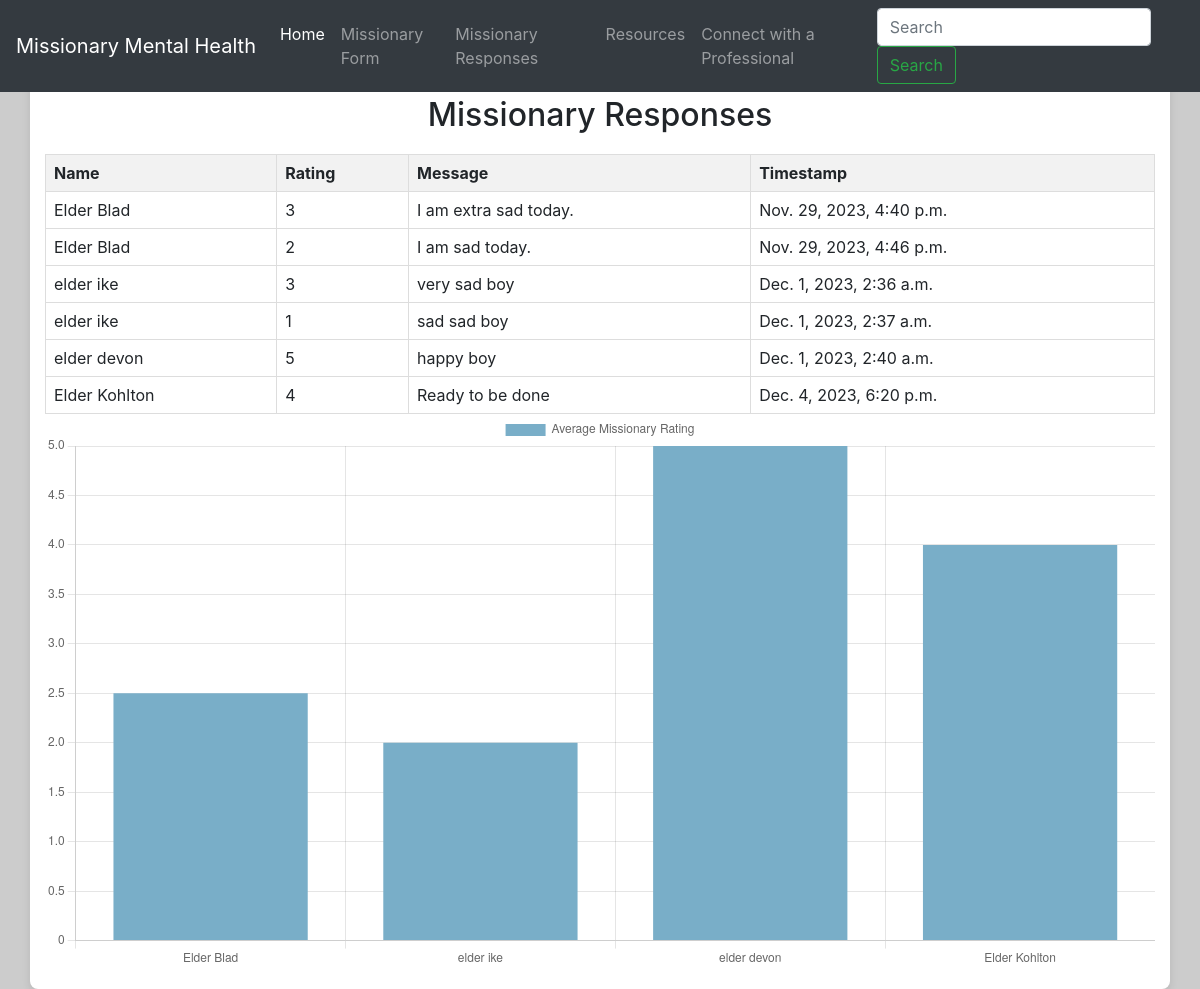
Screenshot of /mental_health/missionary/responses/ with the database file from the repository.
### mental_health_app/models.py (models this page shows)
class Missionary(models.Model):
    name = models.CharField(max_length=100)
    rating = models.IntegerField()
    message = models.TextField()
    timestamp = models.DateTimeField(auto_now_add=True)

### mental_health_app/views.py (the view)
# urls.py: path('missionary/responses/', missionary_responses, name='missionary_responses'),
def missionary_responses(request):
    missionaries = Missionary.objects.all()
    json_data = serialize('json', missionaries)
    return render(request, 'mental_health_app/missionary_responses.html', {'missionaries': missionaries, 'asdf':json_data})

### mental_health_app/templates/mental_health_app/missionary_responses.html (shortened to what this page needs)
{% extends 'mental_health_app/base.html' %}  {% block content %}
<h2>Missionary Responses</h2>
{% if missionaries %}
<table>
  <thead>
    <tr>
      <th>Name</th>
      <th>Rating</th>
      <th>Message</th>
      <th>Timestamp</th>
    </tr>
  </thead>
  <tbody>
    {% for missionary in missionaries %}
    <tr>
      <td>{{ missionary.name }}</td>
      <td>{{ missionary.rating }}</td>
      <td>{{ missionary.message }}</td>
      <td>{{ missionary.timestamp }}</td>
    </tr>
    {% endfor %}
  </tbody>
</table>
<div><canvas id="chart"></canvas></div>
{% else %}
<p>No missionary responses available.</p>
{% endif %}
<script>
    let missionaryData = {{asdf|safe}}
    let labels = missionaryData.map(el => el.fields.name).filter((v, i, a) => a.indexOf(v) === i)
    let mapped = missionaryData.map(el => ({name: el.fields.name, rating: el.fields.rating}));
    let data = [];
    labels.forEach(name =>{
      let ratings = mapped.filter((el) => el.name === name).map(el => el.rating)
      data.push(ratings.reduce((a, c) => a + c) / ratings.length)
    });
    let ctx = document.getElementById("chart").getContext("2d");
  let chart = new Chart(ctx, {
    type: "bar",
    data: {
       labels: labels,
       datasets: [
          {
            label: "Average Missionary Rating",
            backgroundColor: "#79AEC8",
            borderColor: "#417690",
            data: data
          }
       ]
    }
  });
</script>
{% endblock %}

### mental_health_app/templates/mental_health_app/base.html (shortened to what this page needs)
<html lang="en">
  <head>
    <link
      rel="stylesheet"
      href="https://stackpath.bootstrapcdn.com/bootstrap/4.5.0/css/bootstrap.min.css"
    />
    <link rel="stylesheet" type="css" href="css/styles.css" />
  </head>
  <body style="background-color:#ccc">
    <nav class="navbar navbar-expand-md navbar-dark fixed-top bg-dark">
      <a class="navbar-brand" href="#">Missionary Mental Health</a>
      <div class="collapse navbar-collapse" id="navbarsExampleDefault">
        <ul class="navbar-nav mr-auto">
          <li class="nav-item active">
            <a class="nav-link" href="{% url 'home' %}"
              >Home <span class="sr-only">(current)</span></a
            >
          </li>
          <li class="nav-item">
            <a class="nav-link" href="{% url 'missionary_form' %}"
              >Missionary Form</a
            >
          </li>
          <li class="nav-item">
            <a class="nav-link" href="{% url 'missionary_responses' %}"
              >Missionary Responses</a
            >
          </li>
          <li class="nav-item">
            <a class="nav-link" href="{% url 'resources' %}">Resources</a>
          </li>
          <li class="nav-item">
            <a class="nav-link" href="{% url 'connect_prof' %}"
              >Connect with a Professional</a
            >
          </li>
        </ul>
        <form class="form-inline my-2 my-lg-0">
          <input
            class="form-control mr-sm-2"
            type="text"
            placeholder="Search"
            aria-label="Search"
          />
          <button class="btn btn-outline-success my-2 my-sm-0" type="submit">
            Search
          </button>
        </form>
      </div>
    </nav>
    <div class="container text-center">{% block content %} {% endblock %}</div>
  </body>
</html>

### mental_health_app/templates/mental_health_app/base.html (style rules this page uses)
body { padding-top: 56px; background-color: #f8f9fa; }
.container { background-color: #ffffff; padding: 20px; border-radius: 8px; box-shadow: 0 4px 8px rgba(0, 0, 0, 0.1); margin-top: 20px; }

### mental_health_app/templates/mental_health_app/missionary_responses.html (style rules this page uses)
table { width: 100%; border-collapse: collapse; margin-top: 20px; }
th, td { border: 1px solid #dddddd; text-align: left; padding: 8px; }
th { background-color: #f2f2f2; }

### rows the page displays
Missionary: name "Elder Blad", rating "3", message "I am extra sad today.", timestamp "Nov. 29, 2023, 4:40 p.m."
Missionary: name "Elder Blad", rating "2", message "I am sad today.", timestamp "Nov. 29, 2023, 4:46 p.m."
Missionary: name "elder ike", rating "3", message "very sad boy", timestamp "Dec. 1, 2023, 2:36 a.m."
Missionary: name "elder ike", rating "1", message "sad sad boy", timestamp "Dec. 1, 2023, 2:37 a.m."
Missionary: name "elder devon", rating "5", message "happy boy", timestamp "Dec. 1, 2023, 2:40 a.m."
Missionary: name "Elder Kohlton", rating "4", message "Ready to be done", timestamp "Dec. 4, 2023, 6:20 p.m."
